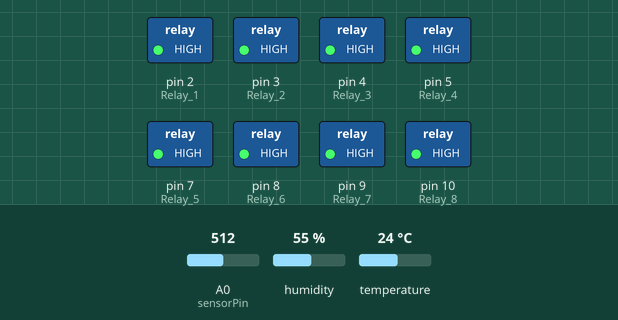
This sketch was run on a simulated Arduino Uno, built with avr-gcc and run on an emulated ATmega328P. On the bench: switched loads named in the sketch (green lamp = pin HIGH). The test bench sets the inputs (shaded band); at power-on: temperature 24 °C, A0 (sensorPin) = 512, humidity 55 %. The modem accepts every AT command (registered, SIM ready, sends succeed) and sends nothing else.

Above: at 11.2 s.
11.3 s: temperature set to 16.2 °C
17.2 s: temperature set to 15 °C
At 49.0 s:
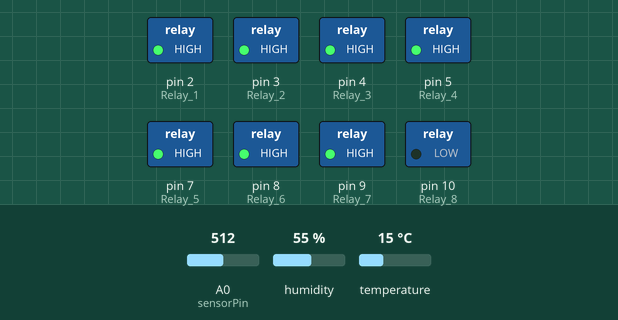
Timing chart, 0 to 49.6 s (numbered marks = the images above; inputs shaded):
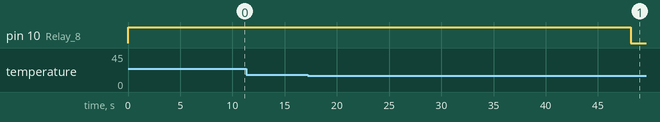

Measured:
- the behaviour switches between 15.6 and 15.5 °C on temperature (found by bisection; images 0 and 1)
- after the input at 11.3 s, every drawn part: stays the same
- after the input at 17.2 s, pin 10 (Relay_8): HIGH → LOW after 30.9 s

The sketch:

greenhouse.ino
```cpp
// Code to use SoftwareSerial
#include <SoftwareSerial.h>
SoftwareSerial espSerial =  SoftwareSerial(15,14);      // arduino RX pin=15  arduino TX pin=3    connect the arduino RX pin to esp8266 module TX pin   -  connect the arduino TX pin to esp8266 module RX pin


/*-----( Import needed libraries )-----*/
#include "DHT.h"

/*-----( Declare Constants )-----*/
#define RELAY_ON 0
#define RELAY_OFF 1

/*-----( Declare objects )-----*/
/*-----( Declare Variables )-----*/
#define Relay_1  2  // Arduino Digital I/O pin number
#define Relay_2  3
#define Relay_3  4
#define Relay_4  5
#define Relay_5  7
#define Relay_6  8
#define Relay_7  9
#define Relay_8  10

#define DHTPIN 6     // what digital pin we're connected to

#define DHTTYPE DHT22   // DHT 22  (AM2302), AM2321
DHT dht(DHTPIN, DHTTYPE);


String apiKey = "01VDQTGVXGKWDYST";     // replace with your channel's thingspeak WRITE API key
String ssid="No_Internet";    // Wifi network SSID
String password ="angel3070";  // Wifi network password

int sensorPin = A0;
int sensorValue = 0;
int percent = 0;


boolean DEBUG=true;

//======================================================================== showResponce
void showResponse(int waitTime){
    long t=millis();
    char c;
    while (t+waitTime>millis()){
      if (espSerial.available()){
        c=espSerial.read();
        if (DEBUG) Serial.print(c);
      }
    }

}


//========================================================================
boolean thingSpeakWrite(float value1, float value2){
  String cmd = "AT+CIPSTART=\"TCP\",\"";                  // TCP connection
  cmd += "184.106.153.149";                               // api.thingspeak.com
  cmd += "\",80";
  espSerial.println(cmd);
  if (DEBUG) Serial.println(cmd);
  if(espSerial.find("Error")){
    if (DEBUG) Serial.println("AT+CIPSTART error");
    return false;
  }


  String getStr = "GET /update?api_key=";   // prepare GET string
  getStr += apiKey;

  getStr +="&field1=";
  getStr += String(value1);
  getStr +="&field2=";
  getStr += String(value2);
  // getStr +="&field3=";
  // getStr += String(value3);
  // ...
  getStr += "\r\n\r\n";

  // send data length
  cmd = "AT+CIPSEND=";
  cmd += String(getStr.length());
  espSerial.println(cmd);
  if (DEBUG)  Serial.println(cmd);

  delay(100);
  if(espSerial.find(">")){
    espSerial.print(getStr);
    if (DEBUG)  Serial.print(getStr);
  }
  else{
    espSerial.println("AT+CIPCLOSE");
    // alert user
    if (DEBUG)   Serial.println("AT+CIPCLOSE");
    return false;
  }
  return true;
}


void setup()   /****** SETUP: RUNS ONCE ******/
{

  DEBUG=true;           // enable debug serial

//-------( Initialize Pins so relays are inactive at reset)----
  digitalWrite(Relay_1, RELAY_OFF);
  digitalWrite(Relay_2, RELAY_OFF);
  digitalWrite(Relay_3, RELAY_OFF);
  digitalWrite(Relay_4, RELAY_OFF);
  digitalWrite(Relay_5, RELAY_OFF);
  digitalWrite(Relay_6, RELAY_OFF);
  digitalWrite(Relay_7, RELAY_OFF);
  digitalWrite(Relay_8, RELAY_OFF);

//---( THEN set pins as outputs )----
  pinMode(Relay_1, OUTPUT);
  pinMode(Relay_2, OUTPUT);
  pinMode(Relay_3, OUTPUT);
  pinMode(Relay_4, OUTPUT);
  pinMode(Relay_5, OUTPUT);
  pinMode(Relay_6, OUTPUT);
  pinMode(Relay_7, OUTPUT);
  pinMode(Relay_8, OUTPUT);
  delay(4000); //Check that all relays are inactive at Reset

  dht.begin();

   espSerial.begin(115200);  // enable software serial

  espSerial.println("AT+CWMODE=1");   // set esp8266 as client
  showResponse(1000);

  espSerial.println("AT+CWJAP=\""+ssid+"\",\""+password+"\"");  // set your home router SSID and password
  showResponse(5000);

   if (DEBUG)  Serial.println("Setup completed");

}//--(end setup )---

int convertToPercent(int value)
{
  int percentValue = 0;
  percentValue = map(value, 1023, 465, 0, 100);
  return percentValue;
}

void printValuesToSerial()
{
  Serial.print("\n\nAnalog Value: ");
  Serial.print(sensorValue);
  Serial.print("\nPercent: ");
  Serial.print(percent);
  Serial.print("%");
  Serial.print("\n");
}


void loop()   /****** LOOP: RUNS CONSTANTLY ******/
{
  // Wait a few seconds between measurements.
  delay(2000);

  // Reading temperature or humidity takes about 250 milliseconds!
  // Sensor readings may also be up to 2 seconds 'old' (its a very slow sensor)
  float h = dht.readHumidity();
  // Read temperature as Celsius (the default)
  float t = dht.readTemperature();
  // Read temperature as Fahrenheit (isFahrenheit = true)
  float f = dht.readTemperature(true);

  // Check if any reads failed and exit early (to try again).
  if (isnan(h) || isnan(t) || isnan(f)) {
    Serial.println("Failed to read from DHT sensor!");
    return;
  }

  // Compute heat index in Fahrenheit (the default)
  float hif = dht.computeHeatIndex(f, h);
  // Compute heat index in Celsius (isFahreheit = false)
  float hic = dht.computeHeatIndex(t, h, false);

  sensorValue = analogRead(sensorPin);
  percent = convertToPercent(sensorValue);
  printValuesToSerial();
  delay(1000);

  Serial.print("Humidity: ");
  Serial.print(h);
  Serial.print(" %\t");
  Serial.print("Temperature: ");
  Serial.print(t);
  Serial.print(" *C ");
  Serial.print(f);
  Serial.print(" *F\t");
  Serial.print("Heat index: ");
  Serial.print(hic);
  Serial.print(" *C ");
  Serial.print(hif);
  Serial.println(" *F");


  if(f>80) // Temp High
  {
    digitalWrite(Relay_3, RELAY_OFF);// set the Relay OFF
    delay(1000);              // wait for a second
    digitalWrite(Relay_4, RELAY_ON);// set the Relay ON
    delay(1000);              // wait for a second
    Serial.println("Fan On");
  }
  else {
    digitalWrite(Relay_3, RELAY_OFF);// set the Relay OFF
    delay(1000);              // wait for a second
    digitalWrite(Relay_4, RELAY_OFF);// set the Relay ON
    delay(1000);              // wait for a second
    Serial.println("Fan OFF");
  }
  if(f<60) // Temp Low
  {
    digitalWrite(Relay_7, RELAY_OFF);// set the Relay OFF
    delay(1000);              // wait for a second
    digitalWrite(Relay_8, RELAY_ON);// set the Relay ON
    delay(1000);              // wait for a second
  }
  else{
    digitalWrite(Relay_7, RELAY_OFF);// set the Relay OFF
    delay(1000);              // wait for a second
    digitalWrite(Relay_8, RELAY_OFF);// set the Relay ON
    delay(1000);              // wait for a second
  }

  if(h>70) // Humidity High
  {
    digitalWrite(Relay_1, RELAY_OFF);// set the Relay OFF
    delay(1000);              // wait for a second
    digitalWrite(Relay_2, RELAY_ON);// set the Relay ON
    delay(1000);              // wait for a second
    Serial.println("Exhaust Fan On");

  }
  else {
    digitalWrite(Relay_1, RELAY_OFF);// set the Relay OFF
    delay(1000);              // wait for a second
    digitalWrite(Relay_2, RELAY_OFF);// set the Relay ON
    delay(1000);              // wait for a second
    Serial.println("Exhaust Fan OFF");
  }

  if(percent <30)
  {
    digitalWrite(Relay_5, RELAY_OFF);// set the Relay OFF
    delay(1000);              // wait for a second
    digitalWrite(Relay_6, RELAY_ON);// set the Relay ON
    delay(1000);              // wait for a second

  }
  else {
    digitalWrite(Relay_5, RELAY_OFF);// set the Relay OFF
    delay(1000);              // wait for a second
    digitalWrite(Relay_6, RELAY_OFF);// set the Relay ON
    delay(1000);              // wait for a second

    }
  thingSpeakWrite(t,h);
  delay(20000);

}//--(end main loop )---


//*********( THE END )***********
```
